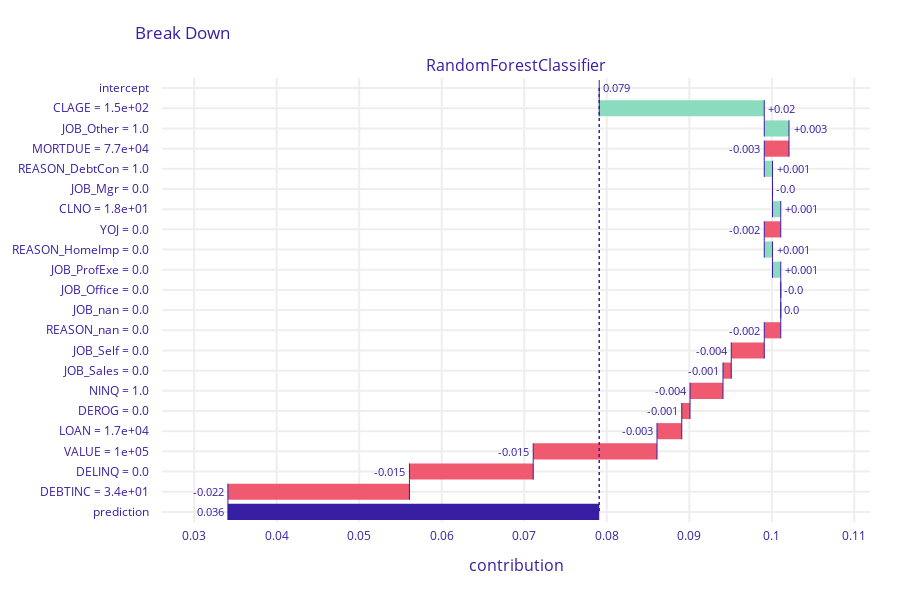

The notebook cell this image was saved under:
### Markdown cell above
Wizualizacja rozbicia pierwszej obserwacji.

### Code cell
obs = pd.DataFrame(X_train.iloc[ind_1, :]).T
break_down = exp.predict_parts(obs, type = "break_down")
break_down.plot(max_vars=len(X_train.columns))

### Figure 1 — Plotly figure (JSON) as saved in the notebook; plotly's stock layout.template omitted (floating-point values rounded to 4 significant figures)
{"data": [{"base": 0.07909, "connector": {"line": {"color": "#371ea3", "dash": "solid", "width": 1}, "mode": "spanning"}, "decreasing": {"marker": {"color": "#f05a71"}}, "hoverinfo": "text+delta", "hoverlabel": {"bgcolor": "rgba(0,0,0,0.8)"}, "hovertext": ["Average response: 0.079<br>Prediction: 0.036", "CLAGE = 1.5e+02<br>increases average response <br>by", "JOB_Other = 1.0<br>increases average response <br>by", "MORTDUE = 7.7e+04<br>decreases average response <br>by", "REASON_DebtCon = 1.0<br>increases average response <br>by", "JOB_Mgr = 0.0<br>decreases average response <br>by", "CLNO = 1.8e+01<br>increases average response <br>by", "YOJ = 0.0<br>decreases average response <br>by", "REASON_HomeImp = 0.0<br>increases average response <br>by", "JOB_ProfExe = 0.0<br>increases average response <br>by", "JOB_Office = 0.0<br>decreases average response <br>by", "JOB_nan = 0.0<br>decreases average response <br>by", "REASON_nan = 0.0<br>decreases average response <br>by", "JOB_Self = 0.0<br>decreases average response <br>by", "JOB_Sales = 0.0<br>decreases average response <br>by", "NINQ = 1.0<br>decreases average response <br>by", "DEROG = 0.0<br>decreases average response <br>by", "LOAN = 1.7e+04<br>decreases average response <br>by", "VALUE = 1e+05<br>decreases average response <br>by", "DELINQ = 0.0<br>decreases average response <br>by", "DEBTINC = 3.4e+01<br>decreases average response <br>by", "Average response: 0.079<br>Prediction: 0.036"], "increasing": {"marker": {"color": "#8bdcbe"}}, "measure": ["relative", "relative", "relative", "relative", "relative", "relative", "relative", "relative", "relative", "relative", "relative", "relative", "relative", "relative", "relative", "relative", "relative", "relative", "relative", "relative", "relative", "total"], "orientation": "h", "showlegend": false, "text": ["0.079", "+0.02", "+0.003", "-0.003", "+0.001", "-0.0", "+0.001", "-0.002", "+0.001", "+0.001", "-0.0", "0.0", "-0.002", "-0.004", "-0.001", "-0.004", "-0.001", "-0.003", "-0.015", "-0.015", "-0.022", "0.036"], "textposition": "outside", "totals": {"marker": {"color": "#371ea3"}}, "type": "waterfall", "x": [0, 0.02, 0.003, -0.003, 0.001, 0, 0.001, -0.002, 0.001, 0.001, 0, 0, -0.002, -0.004, -0.001, -0.004, -0.001, -0.003, -0.015, -0.015, -0.022, -0.043], "xaxis": "x", "y": ["intercept", "CLAGE = 1.5e+02", "JOB_Other = 1.0", "MORTDUE = 7.7e+04", "REASON_DebtCon = 1.0", "JOB_Mgr = 0.0", "CLNO = 1.8e+01", "YOJ = 0.0", "REASON_HomeImp = 0.0", "JOB_ProfExe = 0.0", "JOB_Office = 0.0", "JOB_nan = 0.0", "REASON_nan = 0.0", "JOB_Self = 0.0", "JOB_Sales = 0.0", "NINQ = 1.0", "DEROG = 0.0", "LOAN = 1.7e+04", "VALUE = 1e+05", "DELINQ = 0.0", "DEBTINC = 3.4e+01", "prediction"], "yaxis": "y"}], "layout": {"annotations": [{"font": {"size": 16}, "showarrow": false, "text": "RandomForestClassifier", "x": 0.5, "xanchor": "center", "xref": "paper", "y": 1, "yanchor": "bottom", "yref": "paper"}, {"font": {"size": 16}, "showarrow": false, "text": "contribution", "x": 0.5, "xanchor": "center", "xref": "paper", "y": 0, "yanchor": "top", "yref": "paper", "yshift": -30}], "font": {"color": "#371ea3"}, "height": 593, "margin": {"b": 71, "r": 30, "t": 78}, "shapes": [{"line": {"color": "#371ea3", "dash": "dot", "width": 1.5}, "type": "line", "x0": 0.07909, "x1": 0.07909, "xref": "x", "y0": 0, "y1": 21, "yref": "y"}], "title": {"text": "Break Down", "x": 0.15}, "xaxis": {"anchor": "y", "automargin": true, "domain": [0, 1], "fixedrange": true, "gridwidth": 2, "range": [0.0261, 0.1119], "tickcolor": "white", "ticklen": 3, "ticks": "outside", "type": "linear", "zeroline": false}, "yaxis": {"anchor": "x", "automargin": true, "autorange": "reversed", "domain": [0, 1], "fixedrange": true, "gridwidth": 2, "tickcolor": "white", "ticklen": 10, "ticks": "outside", "type": "category"}}}
